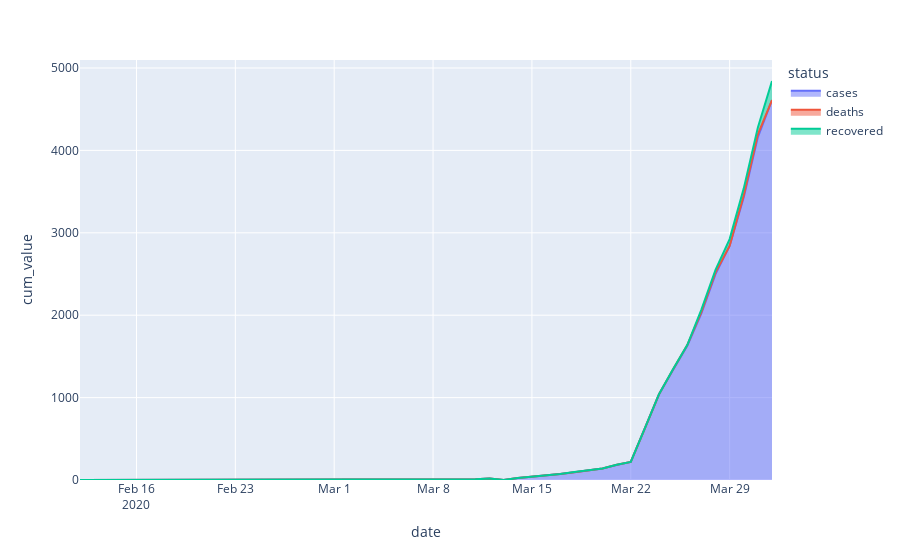

Write notebook code for a chart like this one.
### Markdown cell above
# Using px

### Code cell
fig = px.area(df_cases, x="date", y="cum_value", color="status", )
fig.show()

### Figure 1 — Plotly figure (JSON) as saved in the notebook; plotly's stock layout.template omitted (floating-point values rounded to 4 significant figures)
{"data": [{"hoverlabel": {"namelength": 0}, "hovertemplate": "status=cases<br>date=%{x}<br>cum_value=%{y}", "legendgroup": "cases", "line": {"color": "#636efa"}, "mode": "lines", "name": "cases", "orientation": "v", "showlegend": true, "stackgroup": "1", "type": "scatter", "x": ["2020-02-27", "2020-03-05", "2020-03-06", "2020-03-08", "2020-03-09", "2020-03-11", "2020-03-12", "2020-03-14", "2020-03-15", "2020-03-16", "2020-03-17", "2020-03-18", "2020-03-19", "2020-03-20", "2020-03-21", "2020-03-22", "2020-03-23", "2020-03-24", "2020-03-25", "2020-03-26", "2020-03-27", "2020-03-28", "2020-03-29", "2020-03-30", "2020-03-31", "2020-04-01"], "xaxis": "x", "y": [1, 2, 3, 4, 5, 8, 17, 24, 39, 50, 74, 94, 121, 139, 181, 219, 628, 1040, 1339, 1629, 2021, 2498, 2840, 3430, 4162, 4611], "yaxis": "y"}, {"hoverlabel": {"namelength": 0}, "hovertemplate": "status=deaths<br>date=%{x}<br>cum_value=%{y}", "legendgroup": "deaths", "line": {"color": "#EF553B"}, "mode": "lines", "name": "deaths", "orientation": "v", "showlegend": true, "stackgroup": "1", "type": "scatter", "x": ["2020-03-18", "2020-03-21", "2020-03-25", "2020-03-26", "2020-03-27", "2020-03-28", "2020-03-30", "2020-03-31"], "xaxis": "x", "y": [1, 4, 6, 8, 18, 22, 25, 33], "yaxis": "y"}, {"hoverlabel": {"namelength": 0}, "hovertemplate": "status=recovered<br>date=%{x}<br>cum_value=%{y}", "legendgroup": "recovered", "line": {"color": "#00cc96"}, "mode": "lines", "name": "recovered", "orientation": "v", "showlegend": true, "stackgroup": "1", "type": "scatter", "x": ["2020-04-01", "2020-03-31", "2020-03-30", "2020-03-29", "2020-03-28", "2020-03-27", "2020-03-26", "2020-03-25", "2020-03-24", "2020-03-23", "2020-03-22", "2020-03-21", "2020-03-20", "2020-03-19", "2020-03-18", "2020-03-17", "2020-03-16", "2020-03-15", "2020-03-14", "2020-03-13", "2020-03-12", "2020-03-11", "2020-03-10", "2020-03-09", "2020-03-08", "2020-03-07", "2020-03-06", "2020-03-05", "2020-03-04", "2020-03-03", "2020-03-02", "2020-03-01", "2020-02-29", "2020-02-28", "2020-02-27", "2020-02-26", "2020-02-25", "2020-02-24", "2020-02-23", "2020-02-22", "2020-02-21", "2020-02-20", "2020-02-19", "2020-02-18", "2020-02-17", "2020-02-16", "2020-02-15", "2020-02-14", "2020-02-13", "2020-02-12"], "xaxis": "x", "y": [231, 84, 84, 84, 29, 29, 1, 1, 1, 1, 1, 1, 1, 1, 1, 0, 0, 0, 0, 0, 0, 0, 0, 0, 0, 0, 0, 0, 0, 0, 0, 0, 0, 0, 0, null, null, null, null, null, null, null, null, null, null, null, null, null, null, null], "yaxis": "y"}], "layout": {"legend": {"title": {"text": "status"}, "tracegroupgap": 0}, "margin": {"t": 60}, "xaxis": {"anchor": "y", "domain": [0, 1], "title": {"text": "date"}}, "yaxis": {"anchor": "x", "domain": [0, 1], "title": {"text": "cum_value"}}}}
